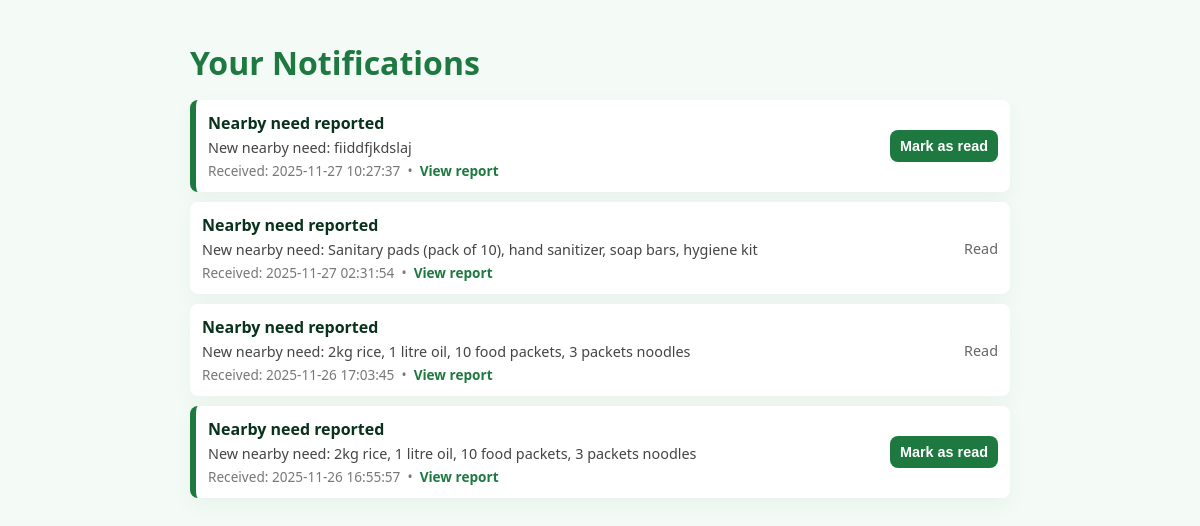
Screenshot of /donor_notifications.php (signed in) with the database file from the repository.
### tables this page shows
CREATE TABLE `notifications` (
  `id` int(11) NOT NULL,
  `user_id` int(11) NOT NULL,
  `type` varchar(60) NOT NULL,
  `title` varchar(255) NOT NULL,
  `message` text NOT NULL,
  `is_read` tinyint(1) NOT NULL DEFAULT 0,
  `related_id` int(11) DEFAULT NULL,
  `created_at` timestamp NOT NULL DEFAULT current_timestamp()
);

### donor_notifications.php (the view, shortened to what this page needs)
<?php
$user_id = (int)$_SESSION['user_id'];
require_once __DIR__ . '/config.php';
$sql = "
    SELECT n.id, n.type, n.title, n.message, n.is_read, n.related_id, n.created_at
    FROM notifications n
    LEFT JOIN reports r ON r.report_id = n.related_id
    WHERE n.user_id = :uid
      AND NOT (n.type = 'nearby_need' AND r.accepted_by IS NOT NULL)
    ORDER BY n.created_at DESC
    LIMIT 200
";
try {
    $stmt = $pdo->prepare($sql);
    $stmt->execute([':uid' => $user_id]);
    $notes = $stmt->fetchAll(PDO::FETCH_ASSOC);
} catch (PDOException $e) {
    die("Query error: " . htmlspecialchars($e->getMessage()));
}
?>
<!doctype html>
<html lang="en">
<head>
</head>
<body>
  <div class="wrap">
    <h1>Your Notifications</h1>
    <?php if (empty($notes)): ?>
      <p>No notifications yet.</p>
    <?php else: ?>
      <?php foreach ($notes as $n): ?>
        <div class="note <?php echo $n['is_read'] ? '' : 'unread'; ?>">
          <div>
            <div style="font-weight:700;">
              <?php echo htmlspecialchars($n['title']); ?>
            </div>
            <div class="meta">
              <?php echo htmlspecialchars($n['message']); ?>
            </div>
            <div class="rel">
              Received: <?php echo htmlspecialchars($n['created_at']); ?>
              <?php if (!empty($n['related_id'])): ?>
                &nbsp;•&nbsp;
                <a class="view-link" href="report_view.php?id=<?php echo (int)$n['related_id']; ?>">
                  View report
                </a>
              <?php endif; ?>
            </div>
          </div>
          <div style="text-align:right;">
            <?php if (!$n['is_read']): ?>
              <form method="post" style="display:inline">
                <button class="btn" type="submit">Mark as read</button>
              </form>
            <?php else: ?>
              <span style="color:#666;font-size:0.9rem;">Read</span>
            <?php endif; ?>
          </div>
        </div>
      <?php endforeach; ?>
    <?php endif; ?>
  </div>
</body>
</html>

### donor_notifications.php (style rules this page uses)
body { font-family: system-ui, -apple-system, "Segoe UI", Roboto, Arial, sans-serif; background:#f4fbf6; margin:0; padding:20px; color:#08321b; }
.wrap { max-width:820px; margin:0 auto; }
h1 { color:#1d7940; margin-bottom:16px; }
.note { background:#fff; border-radius:8px; padding:12px; box-shadow:0 8px 20px rgba(20,80,40,0.05); margin-bottom:10px; display:flex; justify-content:space-between; align-items:center; gap:12px; }
.note.unread { border-left:6px solid #1d7940; }
.meta { font-size:0.9rem; color:#444; margin-top:4px; }
.rel { font-size:0.85rem; color:#777; margin-top:4px; }
.btn { padding:8px 10px; border-radius:8px; border:none; background:#1d7940; color:#fff; cursor:pointer; font-size:0.9rem; font-weight:600; }
a.view-link { color:#1d7940; text-decoration:none; font-weight:600; }

### rows the page displays
notifications: title "Nearby need reported", message "New nearby need: fiiddfjkdslaj", created_at "2025-11-27 10:27:37"
notifications: title "Nearby need reported", message "New nearby need: Sanitary pads (pack of 10), hand sanitizer, soap bars, hygiene kit", created_at "2025-11-27 02:31:54", is_read "Read"
notifications: title "Nearby need reported", message "New nearby need: 2kg rice, 1 litre oil, 10 food packets, 3 packets noodles", created_at "2025-11-26 17:03:45", is_read "Read"
notifications: title "Nearby need reported", message "New nearby need: 2kg rice, 1 litre oil, 10 food packets, 3 packets noodles", created_at "2025-11-26 16:55:57"
